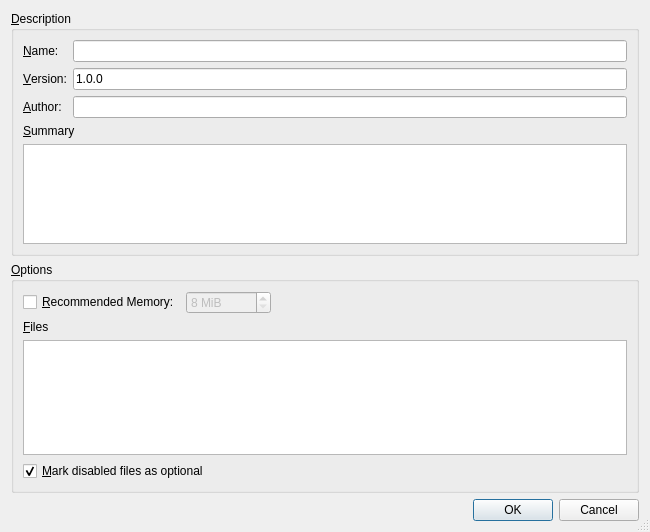
<?xml version="1.0" encoding="UTF-8"?>
<ui version="4.0">
 <class>ExportPackDialog</class>
 <widget class="QDialog" name="ExportPackDialog">
  <property name="geometry">
   <rect>
    <x>0</x>
    <y>0</y>
    <width>650</width>
    <height>532</height>
   </rect>
  </property>
  <property name="sizeGripEnabled">
   <bool>true</bool>
  </property>
  <layout class="QVBoxLayout" name="verticalLayout_2">
   <item>
    <widget class="QGroupBox" name="information">
     <property name="title">
      <string>&amp;Description</string>
     </property>
     <layout class="QVBoxLayout" name="verticalLayout">
      <item>
       <layout class="QFormLayout" name="formLayout">
        <property name="labelAlignment">
         <set>Qt::AlignLeading|Qt::AlignLeft|Qt::AlignVCenter</set>
        </property>
        <item row="0" column="0">
         <widget class="QLabel" name="nameLabel">
          <property name="text">
           <string>&amp;Name:</string>
          </property>
          <property name="buddy">
           <cstring>name</cstring>
          </property>
         </widget>
        </item>
        <item row="0" column="1">
         <widget class="QLineEdit" name="name"/>
        </item>
        <item row="1" column="0">
         <widget class="QLabel" name="versionLabel">
          <property name="text">
           <string>&amp;Version:</string>
          </property>
          <property name="buddy">
           <cstring>version</cstring>
          </property>
         </widget>
        </item>
        <item row="1" column="1">
         <widget class="QLineEdit" name="version">
          <property name="text">
           <string>1.0.0</string>
          </property>
         </widget>
        </item>
        <item row="2" column="0">
         <widget class="QLabel" name="authorLabel">
          <property name="text">
           <string>&amp;Author:</string>
          </property>
          <property name="buddy">
           <cstring>author</cstring>
          </property>
         </widget>
        </item>
        <item row="2" column="1">
         <widget class="QLineEdit" name="author"/>
        </item>
       </layout>
      </item>
      <item>
       <widget class="QLabel" name="summaryLabel">
        <property name="text">
         <string>&amp;Summary</string>
        </property>
        <property name="buddy">
         <cstring>summary</cstring>
        </property>
       </widget>
      </item>
      <item>
       <widget class="QPlainTextEdit" name="summary">
        <property name="sizePolicy">
         <sizepolicy hsizetype="Expanding" vsizetype="Fixed">
          <horstretch>0</horstretch>
          <verstretch>0</verstretch>
         </sizepolicy>
        </property>
        <property name="minimumSize">
         <size>
          <width>0</width>
          <height>100</height>
         </size>
        </property>
        <property name="maximumSize">
         <size>
          <width>16777215</width>
          <height>100</height>
         </size>
        </property>
        <property name="tabChangesFocus">
         <bool>true</bool>
        </property>
       </widget>
      </item>
     </layout>
    </widget>
   </item>
   <item>
    <widget class="QGroupBox" name="options">
     <property name="title">
      <string>&amp;Options</string>
     </property>
     <layout class="QVBoxLayout" name="verticalLayout_3">
      <item>
       <widget class="QWidget" name="recommendedMemoryWidget" native="true">
        <layout class="QHBoxLayout" name="horizontalLayout">
         <property name="leftMargin">
          <number>0</number>
         </property>
         <property name="topMargin">
          <number>0</number>
         </property>
         <property name="rightMargin">
          <number>0</number>
         </property>
         <property name="bottomMargin">
          <number>0</number>
         </property>
         <item>
          <widget class="QCheckBox" name="recommendedMemoryCheckBox">
           <property name="text">
            <string>&amp;Recommended Memory:</string>
           </property>
          </widget>
         </item>
         <item>
          <widget class="QSpinBox" name="recommendedMemory">
           <property name="enabled">
            <bool>false</bool>
           </property>
           <property name="sizePolicy">
            <sizepolicy hsizetype="Maximum" vsizetype="Fixed">
             <horstretch>0</horstretch>
             <verstretch>0</verstretch>
            </sizepolicy>
           </property>
           <property name="suffix">
            <string> MiB</string>
           </property>
           <property name="minimum">
            <number>8</number>
           </property>
           <property name="maximum">
            <number>32768</number>
           </property>
           <property name="singleStep">
            <number>128</number>
           </property>
          </widget>
         </item>
         <item>
          <spacer name="horizontalSpacer">
           <property name="orientation">
            <enum>Qt::Horizontal</enum>
           </property>
           <property name="sizeHint" stdset="0">
            <size>
             <width>40</width>
             <height>20</height>
            </size>
           </property>
          </spacer>
         </item>
        </layout>
       </widget>
      </item>
      <item>
       <widget class="QLabel" name="filesLabel">
        <property name="text">
         <string>&amp;Files</string>
        </property>
        <property name="buddy">
         <cstring>files</cstring>
        </property>
       </widget>
      </item>
      <item>
       <widget class="QTreeView" name="files">
        <property name="alternatingRowColors">
         <bool>true</bool>
        </property>
        <property name="selectionMode">
         <enum>QAbstractItemView::ExtendedSelection</enum>
        </property>
        <property name="sortingEnabled">
         <bool>true</bool>
        </property>
        <attribute name="headerStretchLastSection">
         <bool>false</bool>
        </attribute>
       </widget>
      </item>
      <item>
       <widget class="QCheckBox" name="optionalFiles">
        <property name="text">
         <string>&amp;Mark disabled files as optional</string>
        </property>
        <property name="checked">
         <bool>true</bool>
        </property>
       </widget>
      </item>
     </layout>
    </widget>
   </item>
   <item>
    <widget class="QDialogButtonBox" name="buttonBox">
     <property name="standardButtons">
      <set>QDialogButtonBox::Cancel|QDialogButtonBox::Ok</set>
     </property>
    </widget>
   </item>
  </layout>
 </widget>
 <tabstops>
  <tabstop>files</tabstop>
  <tabstop>optionalFiles</tabstop>
 </tabstops>
 <resources/>
 <connections>
  <connection>
   <sender>buttonBox</sender>
   <signal>accepted()</signal>
   <receiver>ExportPackDialog</receiver>
   <slot>accept()</slot>
   <hints>
    <hint type="sourcelabel">
     <x>324</x>
     <y>390</y>
    </hint>
    <hint type="destinationlabel">
     <x>324</x>
     <y>206</y>
    </hint>
   </hints>
  </connection>
  <connection>
   <sender>buttonBox</sender>
   <signal>rejected()</signal>
   <receiver>ExportPackDialog</receiver>
   <slot>reject()</slot>
   <hints>
    <hint type="sourcelabel">
     <x>324</x>
     <y>390</y>
    </hint>
    <hint type="destinationlabel">
     <x>324</x>
     <y>206</y>
    </hint>
   </hints>
  </connection>
 </connections>
</ui>
